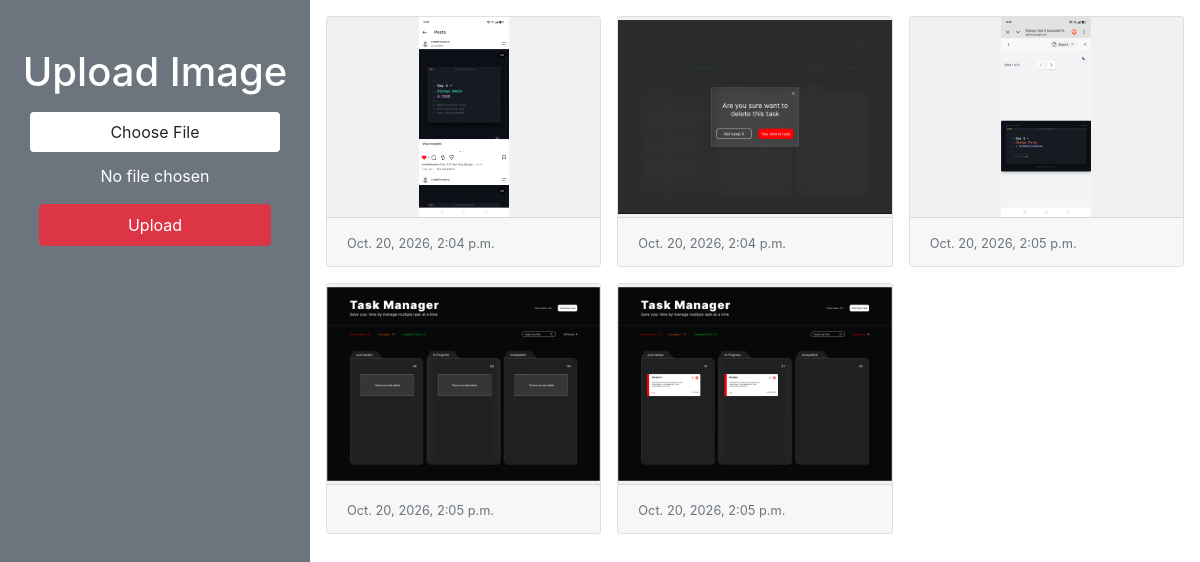
Before: / with the older database file.
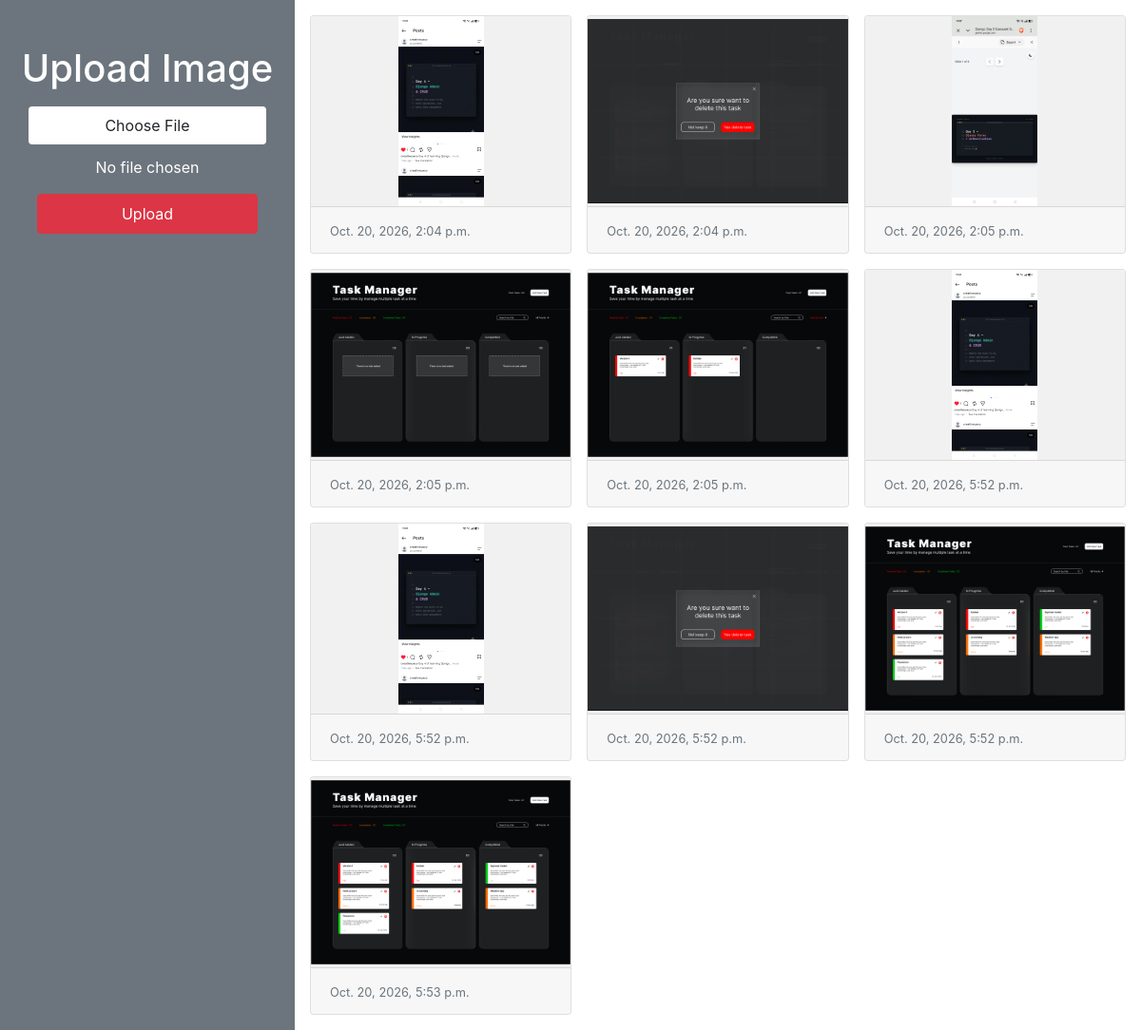
After: the same page with the newer database file.
### myapp/models.py (models this page shows)
class Image(models.Model):
    photo = models.ImageField(upload_to='Images')
    date = models.DateTimeField(auto_now_add=True)

### myapp/views.py (the view)
# urls.py: 2. Add a URL to urlpatterns:  path('', views.home, name='home')
def home(request):
    if request.method == "POST":
        form = ImageForm(request.POST,request.FILES)
        if form.is_valid():
            form.save()
    form = ImageForm()
    img = Image.objects.all()
    return render(request,'image/home.html',{'img':img,'form':form})

### myapp/forms.py
class ImageForm(forms.ModelForm):
    class Meta:
        model = Image
        fields = '__all__'
        labels = {'photo':''}

### myapp/templates/image/home.html (shortened to what this page needs)
<!doctype html>
<html lang="en">
<head>
  <link rel="stylesheet" href="https://cdn.jsdelivr.net/npm/bootstrap@4.5.3/dist/css/bootstrap.min.css"
>
</head>
<body>
  <div class="app-layout">
    <aside class="upload-sidebar py-5 text-center bg-secondary text-white">
      <h1 class="mb-3">Upload Image</h1>
      <form action="" method="post" enctype="multipart/form-data">
        <label class="file-picker" for="id_photo">Choose File</label>
        <span class="file-name" id="file-name" aria-live="polite">No file chosen</span>
        <input type="submit" class="btn btn-danger" value="Upload">
      </form>
    </aside>
    <main class="gallery-area">
      <div class="gallery-grid">
        {% for x in img %}
        <div class="card">
          <img src="{{ x.photo.url }}" alt="" class="card-img-top">
          <div class="card-footer">
            <small class="text-muted">{{ x.date }}</small>
          </div>
        </div>
        {% endfor %}
      </div>
    </main>
  </div>
</body>
</html>

### myapp/templates/image/home.html (style rules this page uses)
html, body { height: 100%; margin: 0; }
.app-layout { display: flex; width: 100%; height: 100vh; overflow: hidden; }
.upload-sidebar { flex: 0 0 310px; height: 100%; overflow: hidden; }
.upload-sidebar form { display: flex; flex-direction: column; align-items: center; gap: 12px; }
.upload-sidebar .file-picker { margin: 0; padding: 8px 80px; color: #212529; background: #fff; border-radius: 4px; cursor: pointer; }
.upload-sidebar .file-name { max-width: 100%; overflow-wrap: anywhere; }
.upload-sidebar .btn { margin-top: 4px; padding: 8px 88px; }
.gallery-area { flex: 1; min-width: 0; min-height: 0; padding: 16px; overflow-y: auto; }
.gallery-grid { display: grid; grid-template-columns: repeat(auto-fill, minmax(230px, 1fr)); gap: 16px; align-items: start; }
.gallery-grid .card { margin: 0; overflow: hidden; }
.gallery-grid img { width: 100%; height: 200px; object-fit: contain; object-position: center; background-color: #f1f1f1; }

Changed rows visible on the page:
added Image: photo (picture), date "Oct. 20, 2026, 5:52 p.m."
added Image: photo (picture), date "Oct. 20, 2026, 5:52 p.m."
added Image: photo (picture), date "Oct. 20, 2026, 5:52 p.m."
added Image: photo (picture), date "Oct. 20, 2026, 5:52 p.m."
added Image: photo (picture), date "Oct. 20, 2026, 5:53 p.m."
